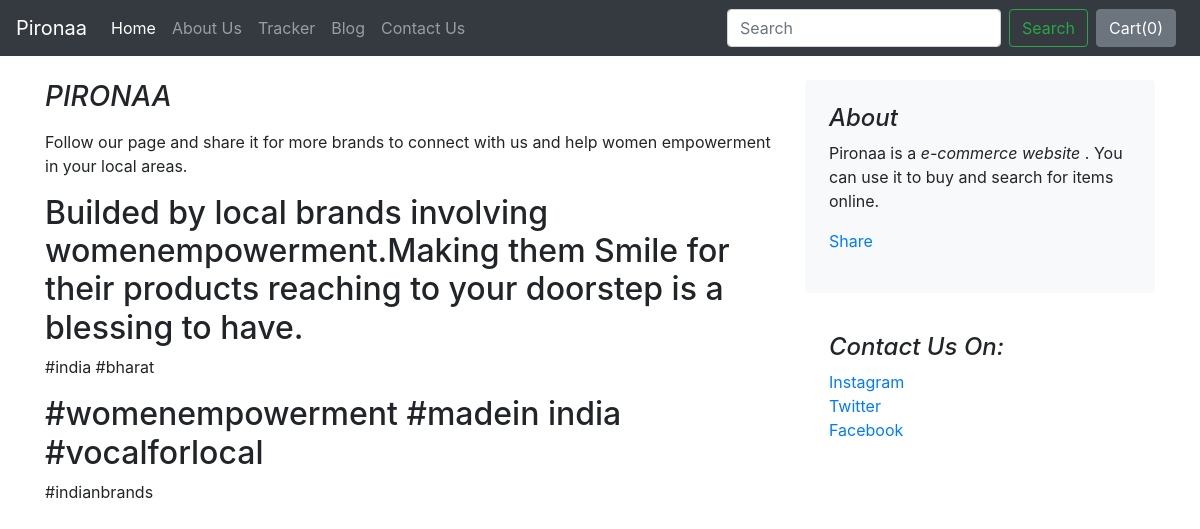
The page /blog/blogpost/1 on the database its author committed.
### blog/models.py (models this page shows)
class Blogpost(models.Model):
    post_id = models.AutoField(primary_key=True)
    title = models.CharField(max_length=50)
    head0 = models.CharField(max_length=500, default="")
    chead0 = models.CharField(max_length=5000, default="")
    head1 = models.CharField(max_length=500, default="")
    chead1 = models.CharField(max_length=5000, default="")
    head2 = models.CharField(max_length=500, default="")
    chead2 = models.CharField(max_length=5000, default="")
    pub_date = models.DateField()
    thumbnail = models.ImageField(upload_to='shop/images', default="")
    def __str__(self):
        return self.title

### blog/views.py (the view)
# urls.py: path("blogpost/<int:id>", views.blogpost, name="blogHome"),
def blogpost(request, id):
    post = Blogpost.objects.filter(post_id = id)[0]
    print(post)
    return render(request,'blog/blogpost.html',{'post':post})

### blog/templates/blog/blogpost.html (shortened to what this page needs)
{%  extends 'blog/basic.html' %}
{% block body %}
<div class="container">
<div class="row mt-4">
    <div class="col-md-8 blog-main">
      <h3 class="  font-italic  ">
        {{post.title}}
      </h3>
      <div class="blog-post">
        <p>{{post.chead0}}</p>
        <h2>{{post.head1}}</h2>
        <p>{{post.chead1}}</p>
        <h2>{{post.head2}}</h2>
        <p>{{post.chead2}}</p>
      </div>
    </div>
    <aside class="col-md-4 blog-sidebar">
      <div class="p-4 mb-3 bg-light rounded">
        <h4 class="font-italic">About</h4>
        <p class="mb-0">Pironaa is a <em>e-commerce website</em> . You can use it to buy and search for items online.</p>
        <div class="my-3 fb-share-button" data-href="http://127.0.0.1:8000/blog/blogpost/{{post.post_id}"
           data-layout="button" data-size="large"><a target="_blank" href="https://www.facebook.com/sharer/sharer.php?u=http%3A%2F%2F127.0.0.1%3A8000%2Fblog%2Fblogpost%2F3&amp;src=sdkpreparse" class="fb-xfbml-parse-ignore">Share</a></div>
      </div>
      <div class="p-4">
        <h4 class="font-italic">Contact Us On: </h4>
        <ol class="list-unstyled">
          <li><a href="#">Instagram</a></li>
          <li><a href="#">Twitter</a></li>
          <li><a href="#">Facebook</a></li>
        </ol>
      </div>
    </aside>
  </div>
    </div>
 {% endblock %}

### rows shown on the page
Blogpost: title "PIRONAA", chead0 "Follow our page and share it for more brands to connect with us and help women empowerment in your local areas.", head1 "Builded by local brands involving womenempowerment.Making them Smile for their products reaching to your doorstep is a blessing to have.", chead1 "#india #bharat", head2 "#womenempowerment #madein india #vocalforlocal", chead2 "#indianbrands"
